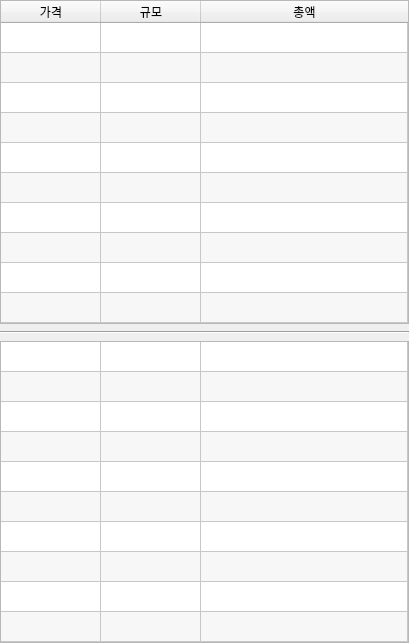
<?xml version="1.0" encoding="UTF-8"?>
<ui version="4.0">
 <class>Form</class>
 <widget class="QWidget" name="Form">
  <property name="geometry">
   <rect>
    <x>0</x>
    <y>0</y>
    <width>409</width>
    <height>460</height>
   </rect>
  </property>
  <property name="minimumSize">
   <size>
    <width>400</width>
    <height>0</height>
   </size>
  </property>
  <property name="windowTitle">
   <string>Form</string>
  </property>
  <layout class="QVBoxLayout" name="verticalLayout">
   <property name="spacing">
    <number>0</number>
   </property>
   <property name="leftMargin">
    <number>0</number>
   </property>
   <property name="topMargin">
    <number>0</number>
   </property>
   <property name="rightMargin">
    <number>0</number>
   </property>
   <property name="bottomMargin">
    <number>0</number>
   </property>
   <item>
    <widget class="QChartView" name="priceView" native="true">
     <layout class="QVBoxLayout" name="verticalLayout_2">
      <property name="spacing">
       <number>7</number>
      </property>
      <property name="leftMargin">
       <number>0</number>
      </property>
      <property name="topMargin">
       <number>0</number>
      </property>
      <property name="rightMargin">
       <number>0</number>
      </property>
      <property name="bottomMargin">
       <number>0</number>
      </property>
      <item>
       <widget class="QTableWidget" name="tableAsks">
        <property name="sizePolicy">
         <sizepolicy hsizetype="Minimum" vsizetype="Minimum">
          <horstretch>0</horstretch>
          <verstretch>0</verstretch>
         </sizepolicy>
        </property>
        <property name="verticalScrollBarPolicy">
         <enum>Qt::ScrollBarAlwaysOff</enum>
        </property>
        <property name="horizontalScrollBarPolicy">
         <enum>Qt::ScrollBarAlwaysOff</enum>
        </property>
        <property name="sizeAdjustPolicy">
         <enum>QAbstractScrollArea::AdjustToContents</enum>
        </property>
        <property name="alternatingRowColors">
         <bool>true</bool>
        </property>
        <property name="rowCount">
         <number>10</number>
        </property>
        <property name="columnCount">
         <number>3</number>
        </property>
        <attribute name="horizontalHeaderDefaultSectionSize">
         <number>100</number>
        </attribute>
        <attribute name="horizontalHeaderMinimumSectionSize">
         <number>34</number>
        </attribute>
        <attribute name="horizontalHeaderStretchLastSection">
         <bool>true</bool>
        </attribute>
        <attribute name="verticalHeaderVisible">
         <bool>false</bool>
        </attribute>
        <row/>
        <row/>
        <row/>
        <row/>
        <row/>
        <row/>
        <row/>
        <row/>
        <row/>
        <row/>
        <column>
         <property name="text">
          <string>가격</string>
         </property>
        </column>
        <column>
         <property name="text">
          <string>규모</string>
         </property>
        </column>
        <column>
         <property name="text">
          <string>총액</string>
         </property>
        </column>
       </widget>
      </item>
      <item>
       <widget class="Line" name="line">
        <property name="orientation">
         <enum>Qt::Horizontal</enum>
        </property>
       </widget>
      </item>
      <item>
       <widget class="QTableWidget" name="tableBids">
        <property name="sizePolicy">
         <sizepolicy hsizetype="Minimum" vsizetype="Minimum">
          <horstretch>0</horstretch>
          <verstretch>0</verstretch>
         </sizepolicy>
        </property>
        <property name="verticalScrollBarPolicy">
         <enum>Qt::ScrollBarAlwaysOff</enum>
        </property>
        <property name="horizontalScrollBarPolicy">
         <enum>Qt::ScrollBarAlwaysOff</enum>
        </property>
        <property name="sizeAdjustPolicy">
         <enum>QAbstractScrollArea::AdjustToContents</enum>
        </property>
        <property name="alternatingRowColors">
         <bool>true</bool>
        </property>
        <property name="rowCount">
         <number>10</number>
        </property>
        <property name="columnCount">
         <number>3</number>
        </property>
        <attribute name="horizontalHeaderVisible">
         <bool>false</bool>
        </attribute>
        <attribute name="horizontalHeaderDefaultSectionSize">
         <number>100</number>
        </attribute>
        <attribute name="horizontalHeaderMinimumSectionSize">
         <number>34</number>
        </attribute>
        <attribute name="horizontalHeaderStretchLastSection">
         <bool>true</bool>
        </attribute>
        <attribute name="verticalHeaderVisible">
         <bool>false</bool>
        </attribute>
        <row/>
        <row/>
        <row/>
        <row/>
        <row/>
        <row/>
        <row/>
        <row/>
        <row/>
        <row/>
        <column/>
        <column/>
        <column/>
       </widget>
      </item>
     </layout>
    </widget>
   </item>
  </layout>
 </widget>
 <customwidgets>
  <customwidget>
   <class>QChartView</class>
   <extends>QWidget</extends>
   <header>PyQt5.QtChart</header>
   <container>1</container>
  </customwidget>
 </customwidgets>
 <resources/>
 <connections/>
</ui>
